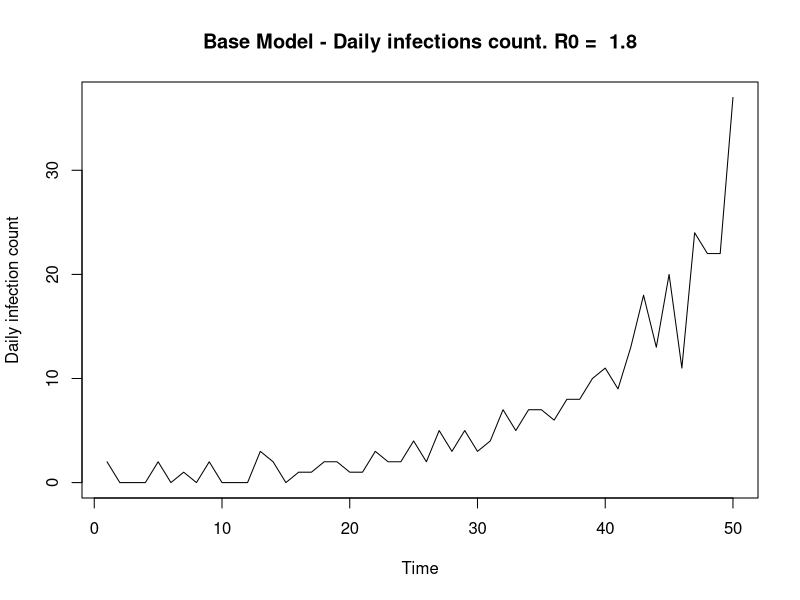
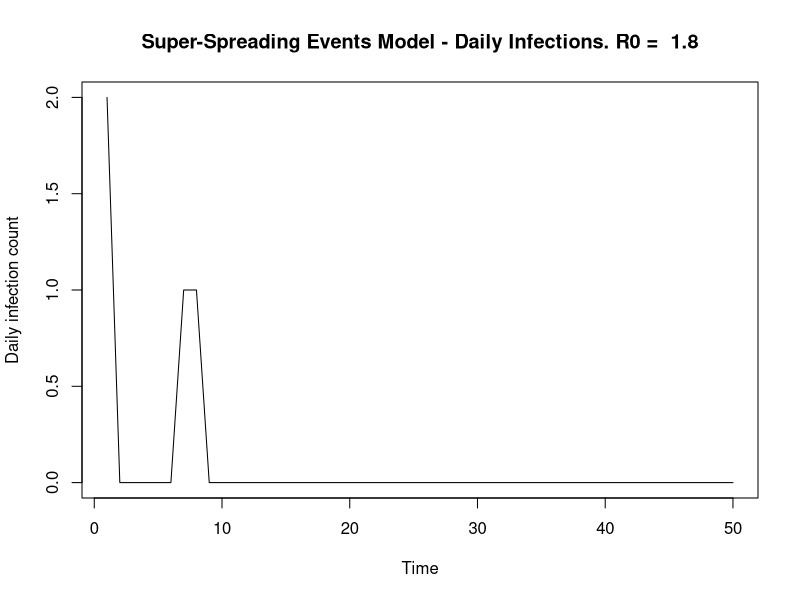
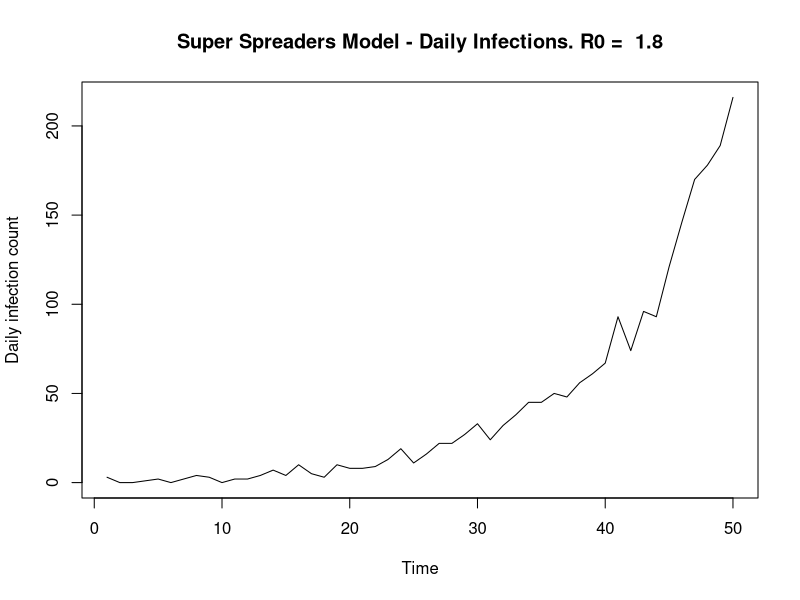

Recreate these plots in R, in order.
#Epidemic Modelling Functions

#Contains:
#SIMULATION FUNCTIONS
#MODEL LIKELIHOOD FUNCTIONS
#PLOTTING MCMC FUNCTIONS

################################################################################
# SIMULATION
################################################################################

#*********************************************************
#I. BASELINE SIMULATION
simulate_branching = function(num_days, r0, shape_gamma, scale_gamma) {
  
  'Baseline simulation model'
  #Set up
  vec_infecteds = vector('numeric', num_days)
  vec_infecteds[1] = 2
  
  #Infectiousness (Discrete gamma) - I.e 'Infectiousness Pressure' - Sum of all people
  #Explanation: Gamma is a continuous function so integrate over the density at that point in time (today - previous day)
  prob_infect = pgamma(c(1:num_days), shape = shape_gamma, scale = scale_gamma) - pgamma(c(0:(num_days-1)), shape = shape_gamma, scale = scale_gamma)
  
  #Days of Infection Spreading
  for (t in 2:num_days) {
    
    #Total rate
    tot_rate = r0*sum(vec_infecteds[1:(t-1)]*rev(prob_infect[1:(t-1)])) #Product of infecteds & their probablilty of infection along the gamma dist at that point in time
    vec_infecteds[t] = rpois(1, tot_rate) #Assuming number of cases each day follows a poisson distribution. Causes jumps in data 
  }
  
  vec_infecteds
}

#Apply
num_days = 50
#lambda params
shape_gamma = 6; scale_gamma = 1
r0 = 1.8
sim_data = simulate_branching(num_days, r0, shape_gamma, scale_gamma)
plot.ts(sim_data, ylab = 'Daily infection count',
        main = paste('Base Model - Daily infections count. R0 = ', r0))


#*******************************************************
#II. SUPER-SPREADING EVENTS SIMULATION
simulate_branching_ss = function(num_days = 110, shape_gamma = 6, scale_gamma = 1, alphaX = 1.2,
                                 betaX = 0.2, gammaX = 10) {
  'Simulate an epidemic with Superspreading events
  prop_ss = Proportion of superspreading days
  magnitude_ss = increased rate of superspreading event'
  
  #Set up
  total_infecteds = vector('numeric', num_days)
  nsse_infecteds = vector('numeric', num_days)
  sse_infecteds = vector('numeric', num_days)
  total_infecteds[1] = 2
  nsse_infecteds[1] = 2
  sse_infecteds[1] = 0
  
  #Infectiousness (Discrete gamma) - I.e 'Infectiousness Pressure' - Sum of all people
  #Explanation: Gamma is a continuous function so integrate over the density at that point in time (today - previous day)
  prob_infect = pgamma(c(1:num_days), shape = shape_gamma, scale = scale_gamma) - pgamma(c(0:(num_days-1)), shape = shape_gamma, scale = scale_gamma)
  
  #Days of Infection Spreading
  for (t in 2:num_days) {
    
    #Regular infecteds (tot_rate = lambda) fix notation
    lambda_t = sum(total_infecteds[1:(t-1)]*rev(prob_infect[1:(t-1)])) #Eg. Today is day 10. Infected on day 1. Current Infectiousness is t - day_infected 
    tot_rate = alphaX*lambda_t #Product of infecteds & their probablilty of infection along the gamma dist at that point in time
    nsse_infecteds[t] = rpois(1, tot_rate) #Assuming number of cases each day follows a poisson distribution. Causes jumps in data 
    
    #Super-spreaders
    sse_infecteds[t] = rnbinom(1, betaX*lambda_t, 1/(1 + gammaX)) #z_t: Total infecteds due to super-spreading event - num of events x Num individuals
    
    #Total 
    total_infecteds[t] = nsse_infecteds[t] + sse_infecteds[t]
  }
  
  total_infecteds
}
# 
# #********
# # #*Implement
num_days = 50
#lambda params
shape_gamma = 6; scale_gamma = 1
#Params
alphaX = 0.8 #Without ss event, ~r0.
betaX = 0.1; gammaX = 10
true_r0 = alphaX + betaX*gammaX
true_r0
#Epidemic data
sim_data = simulate_branching_ss(num_days, shape_gamma, scale_gamma, alphaX, betaX, gammaX)
plot.ts(sim_data, ylab = 'Daily infection count',
        main = paste('Super-Spreading Events Model - Daily Infections. R0 = ', true_r0)) #,
                     #expression(alpha), ':', alphaX, 'b:', betaX, ':', gammaX))
# par(mfrow = c(2,1))

#*******************************************************
#II. SUPER-SPREADING EVENTS SIMULATION + POISSON
simulate_ss_poisson = function(num_days, shape_gamma, scale_gamma, alphaX, betaX, gammaX) {
  'Simulate an epidemic with Superspreading events
  prop_ss = Proportion of superspreading days
  magnitude_ss = increased rate of superspreading event'
  
  #Set up
  total_infecteds = vector('numeric', num_days)
  nsse_infecteds = vector('numeric', num_days)
  sse_infecteds = vector('numeric', num_days)
  total_infecteds[1] = 2
  nsse_infecteds[1] = 2
  sse_infecteds[1] = 0
  
  #Infectiousness (Discrete gamma) - I.e 'Infectiousness Pressure' - Sum of all people
  #Explanation: Gamma is a continuous function so integrate over the density at that point in time (today - previous day)
  prob_infect = pgamma(c(1:num_days), shape = shape_gamma, scale = scale_gamma) - pgamma(c(0:(num_days-1)), shape = shape_gamma, scale = scale_gamma)
  
  #Days of Infection Spreading
  for (t in 2:num_days) {
    
    #Regular infecteds (tot_rate = lambda) fix notation
    lambda_t = sum(total_infecteds[1:(t-1)]*rev(prob_infect[1:(t-1)])) #?Why is it the reversed probability - given the way prob_infect is written
    tot_rate = alphaX*lambda_t #Product of infecteds & their probablilty of infection along the gamma dist at that point in time
    nsse_infecteds[t] = rpois(1, tot_rate) #Assuming number of cases each day follows a poisson distribution. Causes jumps in data 
    
    #Super-spreaders
    n_t = rpois(1, betaX*lambda_t) #Number of super-spreading events (beta)
    sse_infecteds[t] = rpois(1, gammaX*n_t) #z_t: Total infecteds due to super-spreading event - num of events x Num individuals
    
    total_infecteds[t] = nsse_infecteds[t] + sse_infecteds[t]
  }
  
  total_infecteds
}

#*Implement
# num_days = 50
# #lambda params
# shape_gamma = 6
# scale_gamma = 1
# #params
# alphaX = 1.2 #Without ss event, ~r0. 
# betaX = 0.5
# gammaX = 10
# #Epidemic data
# sim_data2 = simulate_ss_poisson(num_days, shape_gamma, scale_gamma, alphaX, betaX, gammaX)
# plot.ts(sim_data2, ylab = 'Daily Infections count', main = 'Daily Infections count')


#*******************************************************
#III. SUPER-SRPEADING INDIVIDUALS (SUPER-SPREADERS) SIMULATION 
simulation_super_spreaders_v0 = function(num_days, shape_gamma, scale_gamma, aX, bX, cX) {
  'Simulate an epidemic with Superspreading individuals'
  
  #Set up
  total_infecteds = vector('numeric', num_days)
  nss_infecteds = vector('numeric', num_days)
  ss_infecteds = vector('numeric', num_days)
  total_infecteds[1] = 3
  nss_infecteds[1] = 2
  ss_infecteds[1] = 1 
  
  #Infectiousness (Discrete gamma) - I.e 'Infectiousness Pressure' - Sum of all people
  #Explanation: Gamma is a continuous function so integrate over the density at that point in time (today - previous day)
  prob_infect = pgamma(c(1:num_days), shape = shape_gamma, scale = scale_gamma) - pgamma(c(0:(num_days-1)), shape = shape_gamma, scale = scale_gamma)
  
  #Days of Infection Spreading
  for (t in 2:num_days) {
    
    #Regular infecteds (tot_rate = lambda) fix notation
    lambda_t = sum((total_infecteds[1:(t-1)] + cX*ss_infecteds[1:(t-1)])*rev(prob_infect[1:(t-1)])) #?Why is it the reversed probability - given the way prob_infect is written. Product of infecteds & their probablilty of infection along the gamma dist at that point in time
    nss_infecteds[t] = rpois(1, aX*lambda_t) #Assuming number of cases each day follows a poisson distribution. Causes jumps in data 
    ss_infecteds[t] = rpois(1, bX*lambda_t)
    total_infecteds[t] = nss_infecteds[t] + ss_infecteds[t]
  }
  
  total_infecteds
}

#*******************************************************
#III B. SUPER-SRPEADING INDIVIDUALS (SUPER-SPREADERS) SIMULATION 
simulation_super_spreaders = function(num_days, shape_gamma, scale_gamma, aX, bX, cX) {
  'Simulate an epidemic with Superspreading individuals'
  
  #Set up
  total_infecteds = vector('numeric', num_days)
  nss_infecteds = vector('numeric', num_days)
  ss_infecteds = vector('numeric', num_days)
  total_infecteds[1] = 3
  nss_infecteds[1] = 2
  ss_infecteds[1] = 1 
  
  #Infectiousness (Discrete gamma) - I.e 'Infectiousness Pressure' - Sum of all people
  #Explanation: Gamma is a continuous function so integrate over the density at that point in time (today - previous day)
  prob_infect = pgamma(c(1:num_days), shape = shape_gamma, scale = scale_gamma) - pgamma(c(0:(num_days-1)), shape = shape_gamma, scale = scale_gamma)
  
  #Days of Infection Spreading
  for (t in 2:num_days) {
    
    #Regular infecteds (tot_rate = lambda) fix notation
    lambda_t = sum((total_infecteds[1:(t-1)] + cX*ss_infecteds[1:(t-1)])*rev(prob_infect[1:(t-1)])) #?Why is it the reversed probability - given the way prob_infect is written. Product of infecteds & their probablilty of infection along the gamma dist at that point in time
    nss_infecteds[t] = rpois(1, aX*lambda_t) #Assuming number of cases each day follows a poisson distribution. Causes jumps in data 
    ss_infecteds[t] = rpois(1, bX*lambda_t)
    total_infecteds[t] = nss_infecteds[t] + ss_infecteds[t]
  }
  
  return(list(nss_infecteds, ss_infecteds))
}

#Return sum of n + s
get_total_x = function(data_list){
  
  'Returns sum of x = n + s in a single vector'
  n = data[[1]]; s = data[[2]]
  x = n + s
  x
} 

#*Implement
num_days = 50
#lambda params
shape_gamma = 6; scale_gamma = 1
#params
aX = 0.8 #1.1 #Without ss event, ~r0.
bX = 0.1; cX = 10 #8
r02 = aX + bX*cX
#Epidemic data
sim_data2 = simulation_super_spreaders_v0(num_days, shape_gamma, scale_gamma, aX, bX, cX)
plot.ts(sim_data2, ylab = 'Daily infection count',
        main = paste('Super Spreaders Model - Daily Infections. R0 = ', r02))

##############################################################################
# MODELS
##############################################################################

#*******************************************************************************
# BASELINE

#Likelihood (log)
log_like <- function(y, r0_dash){
  
  #Params
  num_days = length(y)
  shape_gamma = 6
  scale_gamma = 1
  
  #Infectiousness (Discrete gamma)
  prob_infect = pgamma(c(1:num_days), shape = shape_gamma, scale = scale_gamma) - pgamma(c(0:(num_days-1)), shape = shape_gamma, scale = scale_gamma)
  logl = 0
  
  for (t in 2:num_days) {
    
    lambda = r0_dash*sum(y[1:t-1]*rev(prob_infect[1:t-1]))
    logl = logl + y[t]*log(lambda) - lambda - lfactorial(y[t]) #Need to include normalizing constant 
    
  }
  
  logl
  
}

# BASE MCMC
mcmc_r0 <- function(data, n, sigma, burn_in, x0 = 1) {
  
  'Returns mcmc samples of R0. 
  Prior on R_0 (or alpha) = exp(1)'
  #Data
  print('sim data')
  print(data)
  
  #Set up
  r0_vec <- vector('numeric', n)
  r0_vec[1] <- x0
  U <- runif(n)
  count_accept = 0
  
  #MCMC chain
  for(i in 2:n) {
    r0_dash <- r0_vec[i-1] + rnorm(1, sd = sigma) #, mean = 0, sd = sigma_opt)
    if(r0_dash < 0){
      r0_dash = abs(r0_dash)
    }
    
    #Alpha
    log_alpha = log_like(data, r0_dash) - log_like(data, r0_vec[i-1]) - r0_dash + r0_vec[i-1] #exponential prior
    #log_alpha = log_like(data, Y) - log_like(data, r0_vec[i-1]) + dgamma(Y, shape = 1, scale = 1, log = TRUE) - dgamma(r0_vec[i-1], shape = 1, scale = 1, log = TRUE) 
    #Should include: Likelihood + prior + propogsal density x2 (Previous time step & Current time step)
    
    if (is.na(log_alpha)){
      print('na value')
      sprintf("r0_dash: %i", r0_dash)
    }
    if(!(is.na(log_alpha)) && log(U[i]) < log_alpha) { 
      r0_vec[i] <- r0_dash
      count_accept = count_accept + 1
    } else {
      r0_vec[i] <- r0_vec[i-1]
    }
  }
  #Final stats
  accept_rate = 100*(count_accept/n)
  print(paste0("Acceptance rate = ",accept_rate))
  
  r0_vec = r0_vec[burn_in:n]
  r0_vec
  
  return(list(r0_vec, accept_rate))
}

#*******************************************************************************
# SUPER-SPREADING EVENTS MODEL
#*******************************************************************************

#Log Likelihood 
log_like_sse <- function(x, alphaX, betaX, gammaX){
  
  #Params
  num_days = length(x)
  shape_gamma = 6
  scale_gamma = 1
  
  #Infectiousness (Discrete gamma) i,e Prob less than x2 - prob less than x1; the area in between 
  prob_infect = pgamma(c(1:num_days), shape = shape_gamma, scale = scale_gamma) - pgamma(c(0:(num_days-1)), shape = shape_gamma, scale = scale_gamma)
  logl = 0
  
  for (t in 2:num_days) {
    
    lambda_t = sum(x[1:(t-1)]*rev(prob_infect[1:(t-1)]))
    inner_sum_xt = 0
    
    for (y_t in 0:x[t]){ #Sum for all values of y_t
      
      #Log likelihood
      inner_sum_xt = (inner_sum_xt + exp(-alphaX*lambda_t)*(1/factorial(y_t))*(alphaX*lambda_t)^y_t*
                        (gamma((x[t] - y_t) + betaX*lambda_t))/(gamma(betaX*lambda_t)*
                                                                  factorial(x[t] - y_t))*(1/(gammaX +1))^(betaX*lambda_t)*
                        (gammaX/(gammaX + 1))^(x[t] - y_t))
      
    } 
    
    logl = logl + log(inner_sum_xt) 
    
  }
  
  logl
  
}

#*****************************************************
#Log Likelihood - log-exp-sum trick 
log_like_ss_lse <- function(x, alphaX, betaX, gammaX){
  
  #Params
  num_days = length(x)
  shape_gamma = 6
  scale_gamma = 1
  
  #Infectiousness (Discrete gamma)
  prob_infect = pgamma(c(1:num_days), shape = shape_gamma, scale = scale_gamma) - pgamma(c(0:(num_days-1)),
                                                                                         shape = shape_gamma, scale = scale_gamma)
  logl = 0 
  
  for (t in 2:num_days) {
    
    #print(t)
    lambda_t = sum(x[1:(t-1)]*rev(prob_infect[1:(t-1)]))
    
    if((x[t] == 0) | is.na(x[t])) { #y_t also equal to zero 
      #L(x_i) for y_t, x_t = 0
      logl = logl -(alphaX*lambda_t) - 
        (betaX*lambda_t*log(gammaX +1))
      
      #print(paste0('logl 1 = ', logl))
      
    } else {
      
      #Terms in inner sum
      inner_sum_vec <- vector('numeric', x[t])
      
      for (y_t in 0:x[t]){ #Sum for all values of y_t up to x_t
        
        #Store inner L(x_i) term in vector position
        inner_sum_vec[y_t + 1] = (-(alphaX*lambda_t) - lfactorial(y_t) + y_t*log(alphaX*lambda_t) +
                                    lgamma((x[t] - y_t) + (betaX*lambda_t)) - lgamma(betaX*lambda_t) - 
                                    lfactorial(x[t] - y_t) - (betaX*lambda_t*log(gammaX +1)) + 
                                    (x[t] - y_t)*log(gammaX) -(x[t] - y_t)*log(gammaX + 1))
        
      }
      
      #Calculate max element in inner vector, for all y_t for a given t, x[t]
      lx_max = max(inner_sum_vec)
      #print(paste0('lx_max = ', lx_max))
      
      #Calculate lse
      lse = lx_max + log(sum(exp(inner_sum_vec - lx_max) ))
      
      #print(paste0('lse = ', lse))
      
      #Add to overall log likelihood 
      logl = logl + lse 
      
    }
    
  }
  
  logl
  
}

#***************************************************************#####
#GAMMA PRIOR ON BETA
log_gamma_dist <- function(param, gamma_priors){
  
  #Params
  shapeX = gamma_priors[1]
  scaleX = gamma_priors[2]
  
  log_gamma_dist = (1/lgamma(shapeX)*shapeX*log(scaleX))*(shapeX - 1)*log(param)*(-param/shapeX)
  
  log_gamma_dist
}

##############################
#1. MCMC
MCMC_SSE <- function(data, n, sigma, model_params, gamma_prior, gamma_priors,
                            x0 = 1, prior = TRUE, alpha_transform = FALSE) {#thinning_factor, burn_in
  
  'Returns MCMC samples of SSE model parameters (alpha, beta, gamma, r0 = a + b*g) 
  w/ acceptance rates. Includes alpha transform, beta-gamma transform' 
  print('MCMC SUPERSPREADING EVENTS')
  
  'Priors
  p(alpha) = exp(1) = rate*exp(-rate*x) = 1*exp(-1*alpha) = exp(-alpha). log(exp(-alpha)) = - alpha
  p(beta) = exp(1) or p(beta) = gamma(shape, scale), for e.g gamma(3, 2)
  p(gamma) = exp(1) + 1 = 1 + exp(-gamma) = exp(gamma - 1)'
  
  #Initialise params
  alpha_vec <- vector('numeric', n); beta_vec <- vector('numeric', n)
  gamma_vec <- vector('numeric', n); r0_vec <- vector('numeric', n)
  log_like_vec <- vector('numeric', n)
  
  alpha_vec[1] <- model_params[1]; beta_vec[1] <- model_params[2] 
  gamma_vec[1] <- model_params[3]; r0_vec[1] <- model_params[4];
  log_like_vec[1] <- log_like_ss_lse(data, alpha_vec[1], beta_vec[1],  gamma_vec[1])   
  
  alpha = alpha_vec[1]; beta =  beta_vec[1]; 
  gamma = gamma_vec[1]; log_like = log_like_vec[1]
  
  #Extract params
  sigma_a = sigma[1]; sigma_b = sigma[2]
  sigma_g = sigma[3]; sigma_bg = sigma[4];
  
  #Result vectors
  count_accept1 = 0; 
  count_accept2 = 0; count_reject2 = 0;
  count_accept3 = 0; count_reject3 = 0;
  count_accept4 = 0; count_reject4 = 0;
  
  #MCMC chain
  for(i in 2:n) {
    
    #******************************************************
    #ALPHA
    alpha_dash <- alpha + rnorm(1, sd = sigma_a) 
    if(alpha_dash < 0){
      alpha_dash = abs(alpha_dash)
    }
    
    #log alpha
    logl_new = log_like_ss_lse(data, alpha_dash, beta, gamma)
    log_accept_prob = logl_new - log_like  #+ prior1 - prior
    #Priors
    if (prior){
      log_accept_prob = log_accept_prob - alpha_dash + alpha
    }
    
    #Metropolis Acceptance Step
    if(!(is.na(log_accept_prob)) && log(runif(1)) < log_accept_prob) {
      alpha <- alpha_dash
      count_accept1 = count_accept1 + 1
      log_like = logl_new
    } 

    #************************************************************************
    #BETA 
    #Only if (Beta > 0){ WHY? Took it out
    beta_dash <- beta + rnorm(1, sd = sigma_b) 
    if(beta_dash < 0){
      beta_dash = abs(beta_dash)
    }
    #loglikelihood
    logl_new = log_like_ss_lse(data, alpha, beta_dash, gamma)
    log_accept_prob = logl_new - log_like #logl_prev
    
    #Priors
    if (gamma_prior){
      log_accept_prob = log_accept_prob + log_gamma_dist(beta_dash, gamma_priors) - log_gamma_dist(beta, gamma_priors) 
    } else {
      log_accept_prob = log_accept_prob - beta_dash + beta 
    }
    
    #Metropolis Acceptance Step
    if(!(is.na(log_accept_prob)) && log(runif(1)) < log_accept_prob) {
      beta <- beta_dash
      log_like = logl_new
      count_accept2 = count_accept2 + 1
    } else {
      count_reject2 = count_reject2 + 1
    }
    
    #************************************************************************
    #GAMMA
    gamma_dash <- gamma + rnorm(1, sd = sigma_g) 
    if(gamma_dash < 1){
      gamma_dash = 2 - gamma_dash #Prior on gamma - gt 1
    }
    #Acceptance Probability
    logl_new = log_like_ss_lse(data, alpha, beta, gamma_dash)
    log_accept_prob = logl_new - log_like #logl_prev 
    #Priors
    if (prior){
      log_accept_prob = log_accept_prob - gamma_dash + gamma
    }
    
    #Metropolis Acceptance Step
    if(!(is.na(log_accept_prob)) && log(runif(1)) < log_accept_prob) {
      gamma <- gamma_dash
      log_like <- logl_new
      count_accept3 = count_accept3 + 1
    } else {
      count_reject3 = count_reject3 + 1
    }
    
    #*****************************************************
    #GAMMA-BETA
    gamma_dash <- gamma + rnorm(1, sd = sigma_bg) #Alter sigma_bg depending on acceptance rate.
    #Acc rate too big -> Make sigma bigger. Acc rate too small -> make sigma smaller
    if(gamma_dash < 1){ #If less then 1
      gamma_dash = 2 - gamma_dash #abs(gamma_dash)
    }
    #New Beta
    r0 = alpha + beta*gamma 
    beta_new = (r0 - alpha)/gamma_dash #Proposing new Gamma AND Beta. Beta_dash = f(R0 & gamma_dash)
    
    if(beta_new >= 0){ #Only accept values of beta > 0
      
      logl_new = log_like_ss_lse(data, alpha, beta_new, gamma_dash)
      log_accept_prob = logl_new - log_like 
      
      #Priors: Gamma or Exp
      if (gamma_prior){
        log_accept_prob = log_accept_prob + log_gamma_dist(beta_new, gamma_priors) - log_gamma_dist(beta, gamma_priors)
      } else {  
        log_accept_prob = log_accept_prob - beta_new + beta
      }
      
      #Metropolis Step
      if(!(is.na(log_accept_prob)) && log(runif(1)) < log_accept_prob) {
        beta <- beta_new
        gamma <- gamma_dash
        count_accept4 = count_accept4 + 1
      } else {
        count_reject4 = count_reject4 + 1
      }
    }
    
    #Populate Model parameters w/ current values
    alpha_vec[i] <- alpha; beta_vec[i] <- beta
    gamma_vec[i] <- gamma; r0_vec[i] <- alpha + beta*gamma
    log_like_vec[i] <- log_like
    
  }
  
  #Bayes Factor
  #beta_pc0 = (length(which(beta_vec == 0)))/length(beta_vec) #Check beta_mcmc
  #bayes_factor = beta_pc0/(1-beta_pc0); bayes_factor = round(bayes_factor, 6)
  
  #Final stats
  accept_rate1 = 100*count_accept1/(n-1)
  accept_rate2 = 100*count_accept2/(count_accept2 + count_reject2)
  accept_rate3 = 100*count_accept3/(count_accept3 + count_reject3)
  accept_rate4 = 100*count_accept4/(count_accept4 + count_reject4)
  
  #Return alpha, acceptance rate
  return(list(alpha_vec, beta_vec, gamma_vec, r0_vec,
              accept_rate1, accept_rate2, accept_rate3, accept_rate4,
              count_accept2, count_accept3, count_accept4))
}


################################################################################
# PLOTTING
################################################################################

#*******************************************************************************
#R0: FUNCTION TO PLOT 1x4 DASHBOARD OF MCMC RESULTS FOR BASE MODEL
plot_mcmc_results_r0 <- function(n, sim_data, mcmc_params, true_r0, time_elap, seed_count, model_type){
  
  #Plot Set up
  #par(mar=c(1,1,1,1))
  plot.new()
  par(mfrow=c(2,2))
  
  #Extract r0
  r0_mcmc = mcmc_params[1]
  r0_mcmc = unlist(r0_mcmc)
  
  #Cumulative means + param sample limits
  #r0
  r0_mean = cumsum(r0_mcmc)/seq_along(r0_mcmc)
  
  #***********
  #* Plots *
  
  #i.Infections
  plot.ts(sim_data, xlab = 'Time', ylab = 'Daily Infections count',
          main = paste(seed_count, "Orig Infts,", model_type, ", R0 = ", true_r0), #model_type
          #main = paste(seed_count, "Infts SS Evnts, ", "r0 = ", true_r0),
          cex.lab=1.5, cex.axis=1.5, cex.main=1.5, cex.sub=1.5)
  
  #ii. MCMC Trace Plots
  r0_min = min(min(r0_mcmc), true_r0)
  r0_max = max(max(r0_mcmc), true_r0)
  plot.ts(r0_mcmc, ylab = 'alpha', #ylim=c(0, a_lim),
          ylim=c(r0_min, r0_max),
          main = paste("MCMC SS Events, true r0 = ", true_r0),
          cex.lab=1.5, cex.axis=1.5, cex.main=1.5, cex.sub=1.5)
  abline(h = true_r0, col = 'orange', lwd = 2) #True = green
  
  #iii. Cumulative mean plots
  #r0 Mean
  r0_min2 = min(min(r0_mean), true_r0)
  r0_max2 = max(max(r0_mean), true_r0)
  plot2 = plot(seq_along(r0_mean), r0_mean,
               ylim=c(r0_min2, r0_max2),
               xlab = 'Time', ylab = 'R0', main = paste("R0 MCMC Mean, True R0 = ", true_r0),
               cex.lab=1.5, cex.axis=1.5, cex.main=1.5, cex.sub=1.5)
  print(plot2)
  abline(h = true_r0, col = 'orange', lwd = 2)
  
  #iv. Histogram
  hist(r0_mcmc, freq = FALSE, breaks = 100,
       xlab = 'R0 total', #ylab = 'Density', 
       main = paste('R0 total MCMC samples'), #. Prior = ', prior),
       xlim=c(r0_min, r0_max),
       cex.lab=1.5, cex.axis=1.5, cex.main=1.5, cex.sub=1.5)
  abline(v = true_r0, col = 'orange', lwd = 2)
  
  #Final Mean Stats
  data_10_pc = 0.5*n #50%
  r0_mcmc_mean = round(mean(r0_mcmc[n-data_10_pc:n]), 2)
  
  #Results
  df_results <- data.frame(
    R0 = true_r0, 
    R0_mc = r0_mcmc_mean,
    accept_rate_r0 = round(mcmc_params[[2]],2),
    time_elap = round(time_elap,2)) 
  
  print(df_results)
  
}

#*##############################################
#*******************************************
#*
#* GRID PLOT SUPER-SPREADING MODELS:
#* 
#* FUNCTION TO PLOT 4x4 DASHBOARD OF MCMC RESULTS FOR SUPER SPREADING MODELs
#* 
#*******************************************
#*##############################################
plot_mcmc_grid <- function(n_mcmc, sim_data, mcmc_params, true_r0, total_time,
                           seed_count, model_params,
                           model_typeX = 'SSE', prior = TRUE, joint = TRUE,
                           flag_gam_prior_on_b = FALSE, gam_priors_on_b = c(0,0), rjmcmc = FALSE,
                           data_aug = FALSE,
                           mod_par_names = c('alpha', 'beta', 'gamma')){
  #Plot
  #plot.new()
  par(mfrow=c(4,4))
  
  #Extract params
  m1_mcmc = mcmc_params[1]; m1_mcmc = unlist(m1_mcmc)
  m2_mcmc = mcmc_params[2]; m2_mcmc = unlist(m2_mcmc)
  m3_mcmc = mcmc_params[3]; m3_mcmc = unlist(m3_mcmc)
  r0_mcmc = mcmc_params[4]; r0_mcmc = unlist(r0_mcmc)
  #True vals
  m1X = model_params[1]; m2X = model_params[2]; m3X = model_params[3]; 
  
  #Cumulative means + param sample limits
  #r0
  r0_mean = cumsum(r0_mcmc)/seq_along(r0_mcmc)
  r0_lim = max(true_r0, max(r0_mcmc))
  r0_lim2 = max(true_r0, r0_mean)
  
  #m1
  m1_mean = cumsum(m1_mcmc)/seq_along(m1_mcmc)
  a_lim =  max(m1X, max(m1_mcmc))
  a_lim2 =  max(m1X, m1_mean)
  
  #m2
  m2_mean = cumsum(m2_mcmc)/seq_along(m2_mcmc)
  b_lim = max(m2X, max(m2_mcmc))
  b_lim2 = max(m2X, m2_mean)
  
  #m3
  m3_mean = cumsum(m3_mcmc)/seq_along(m3_mcmc)
  m3_lim =  max(m3X, max(m3_mcmc))
  m3_lim2 =  max(m3X, m3_mean) 
  
  #Priors
  if (flag_gam_prior_on_b) {
    m2_prior = paste0('m3(',  gam_priors_on_b[1], ', ', gam_priors_on_b[2], ')')
  } else {
    m2_prior = 'exp(1)'
  }
  m1_prior = 'exp(1)'
  m3_prior = '1 + exp(1)'
  
  #***********
  #* Plots *
  
  #i.Infections
  plot.ts(sim_data, xlab = 'Time', ylab = 'Daily Infections count',
          main = paste(seed_count, ' Day Infts, ', model_typeX, "Data, r0 = ", true_r0),
          cex.lab=1.5, cex.axis=1.5, cex.main=1.5, cex.sub=1.5)
  
  #ii. MCMC Trace Plots 
  plot.ts(m1_mcmc, ylab = mod_par_names[1], ylim=c(0, a_lim),
          main = paste("MCMC", model_typeX, ":", mod_par_names[1], "prior:", m1_prior),
          cex.lab=1.5, cex.axis=1.5, cex.main=1.5, cex.sub=1.5)
  abline(h = m1X, col = 'red', lwd = 2) #True = green
  
  plot.ts(m2_mcmc, ylab = 'm2', ylim=c(0, b_lim), 
          main = paste("MCMC", model_typeX, ":", mod_par_names[2], "prior:", m2_prior),
          cex.lab=1.5, cex.axis=1.5, cex.main=1.5, cex.sub=1.5)
  abline(h = m2X, col = 'blue', lwd = 2) #True = green
  
  plot.ts(m3_mcmc,  ylab = 'm3', ylim=c(0,m3_lim),
          main = paste("MCMC", model_typeX, ":", mod_par_names[3], "prior:", m3_prior),
          cex.lab=1.5, cex.axis=1.5, cex.main=1.5, cex.sub=1.5)
  abline(h = m3X, col = 'green', lwd = 2) #True = green
  
  #plot.ts(r0_mcmc,  ylab = 'r0', main = paste("MCMC SS Events, true r0 = ", r0_true))
  
  #iii. Cumulative mean plots
  #r0 Mean
  plot(seq_along(r0_mean), r0_mean,
       ylim=c(0, r0_lim),
       xlab = 'Time', ylab = 'R0', main = paste("R0 MCMC Mean, True R0 = ", true_r0),
       cex.lab=1.5, cex.axis=1.5, cex.main=1.5, cex.sub=1.5)
  #print(plot2)
  abline(h = true_r0, col = 'orange', lwd = 2)
  
  #m1 mean
  plot(seq_along(m1_mean), m1_mean,
       ylim=c(0, a_lim),
       xlab = 'Time', ylab =  mod_par_names[1],
       main = paste(mod_par_names[1], "MCMC mean, True", mod_par_names[1], "=", m1X),
       cex.lab=1.5, cex.axis=1.5, cex.main=1.5, cex.sub=1.5)
  #print(plot2)
  abline(h = m1X, col = 'red', lwd = 2)
  
  #m2 mean
  plot(seq_along(m2_mean), m2_mean,
       ylim=c(0, b_lim),
       xlab = 'Time', ylab = 'm2',
       main = paste(mod_par_names[2], "MCMC mean, True", mod_par_names[2], "=", m2X),
       cex.lab=1.5, cex.axis=1.5, cex.main=1.5, cex.sub=1.5)
  #print(plot2)
  abline(h = m2X, col = 'blue', lwd = 2)
  
  #m3 Mean
  plot(seq_along(m3_mean), m3_mean,
       xlab = 'Time', ylab = 'm3', 
       main = paste(mod_par_names[3], "MCMC mean, True", mod_par_names[3], "=", m3X),
       ylim=c(0, m3_lim),
       cex.lab=1.5, cex.axis=1.5, cex.main=1.5, cex.sub=1.5)
  abline(h = m3X, col = 'green', lwd = 2)
  
  #iv. Param Histograms (Plots 9,11,12)
  hist(r0_mcmc, freq = FALSE, breaks = 100,
       xlab = 'R0 total', #ylab = 'Density', 
       main = paste('R0 total MCMC samples. Prior = ', prior),
       xlim=c(0, r0_lim),
       cex.lab=1.5, cex.axis=1.5, cex.main=1.5, cex.sub=1.5)
  abline(v = true_r0, col = 'orange', lwd = 2)
  
  # #v. m2 vs m3
  # plot(m2_mcmc, m3_mcmc,
  #      xlab = 'm2', ylab = 'm3', main = 'm2 vs m3',
  #      cex.lab=1.5, cex.axis=1.5, cex.main=1.5, cex.sub=1.5)
  
  #Hist m1 
  hist(m1_mcmc, freq = FALSE, breaks = 100,
       xlab = mod_par_names[1], #ylab = 'Density', 
       main = paste(mod_par_names[1], ", True", mod_par_names[1], "=", m1X), 
       xlim=c(0, a_lim),
       cex.lab=1.5, cex.axis=1.5, cex.main=1.5, cex.sub=1.5)
  abline(v = m1X, col = 'red', lwd = 2)
  
  #Hist m2 
  hist(m2_mcmc, freq = FALSE, breaks = 100,
       xlab = mod_par_names[2], #ylab = 'Density', 
       main = paste(mod_par_names[2], ", True", mod_par_names[2], "=", m2X), 
       xlim=c(0, b_lim),
       cex.lab=1.5, cex.axis=1.5, cex.main=1.5, cex.sub=1.5)
  abline(v = m2X, col = 'blue', lwd = 2)
  
  #Hist m3 
  hist(m3_mcmc, freq = FALSE, breaks = 100,
       xlab = mod_par_names[3], #ylab = 'Density', 
       main = paste(mod_par_names[3], ", True", mod_par_names[3], "=", m3X),
       xlim=c(0, m3_lim),
       cex.lab=1.5, cex.axis=1.5, cex.main=1.5, cex.sub=1.5)
  abline(v = m3X, col = 'green', lwd = 2)
  
  #Final Mean Stats
  data_10_pc = 0.5*n_mcmc #50%
  a_mcmc_mean = round(mean(m1_mcmc[n_mcmc - data_10_pc:n_mcmc]), 2) 
  b_mcmc_mean = round(mean(m2_mcmc[n_mcmc - data_10_pc:n_mcmc]), 2)
  g_mcmc_mean = round(mean(m3_mcmc[n_mcmc - data_10_pc:n_mcmc]), 2)
  r0_mcmc_mean = round(mean(r0_mcmc[n_mcmc - data_10_pc:n_mcmc]), 2)
  
  #Joint distrbutions
  if (joint){
    
    #v. r0 vs m2
    plot(m2_mcmc, r0_mcmc,
         xlab = mod_par_names[2], ylab = 'R0', main = paste(mod_par_names[2], 'vs R0'),
         cex.lab=1.5, cex.axis=1.5, cex.main=1.5, cex.sub=1.5)
    
    #v. m1 vs m2
    plot(m1_mcmc, m2_mcmc,
         xlab = mod_par_names[1], ylab = mod_par_names[2], main = paste(mod_par_names[1], 'vs', mod_par_names[2]),
         cex.lab=1.5, cex.axis=1.5, cex.main=1.5, cex.sub=1.5)
    
    #v. m1 vs m3
    plot(m1_mcmc, m3_mcmc,
         xlab = mod_par_names[1], ylab = mod_par_names[3], main = paste(mod_par_names[1], 'vs', mod_par_names[3]),
         cex.lab=1.5, cex.axis=1.5, cex.main=1.5, cex.sub=1.5)
    
    #v. m2 vs m3
    plot(m2_mcmc, m3_mcmc,
         xlab = mod_par_names[2], ylab = mod_par_names[3], main = paste(mod_par_names[2], 'vs', mod_par_names[3]),
         cex.lab=1.5, cex.axis=1.5, cex.main=1.5, cex.sub=1.5)
  }
  
  #*****************
  #RJMCMC
  if (rjmcmc){
    
    #m1S
    par(mfrow=c(3,1))
    
    #HIST m1 
    hist(m1_mcmc, freq = FALSE, breaks = 100,
         xlab = mod_par_names[1], #ylab = 'Density', 
         main = paste("m1, True m1 = ", m1X), 
         xlim=c(0, a_lim),
         cex.lab=1.5, cex.axis=1.5, cex.main=1.5, cex.sub=1.5)
    abline(v = m1X, col = 'red', lwd = 2)
    
    #m1 SSE
    ind_b = which(m2_mcmc > 0)
    m1_sse = m1_mcmc[ind_b]
    
    #Hist
    hist(m1_sse, freq = FALSE, breaks = 100,
         xlab = 'm1_sse', #ylab = 'Density', 
         main = "m1_sse", 
         xlim=c(0, a_lim),
         cex.lab=1.5, cex.axis=1.5, cex.main=1.5, cex.sub=1.5)
    abline(v = m1X, col = 'red', lwd = 2)
    
    #m1 BASE
    ind_b = which(m2_mcmc == 0)
    
    if (length(ind_b > 2)){
      
      m1_base = m1_mcmc[ind_b]
      #Hist
      hist(m1_base, freq = FALSE, breaks = 100,
           xlab = 'm1_base', #ylab = 'Density', 
           main = "m1_base",
           xlim=c(0, a_lim),
           cex.lab=1.5, cex.axis=1.5, cex.main=1.5, cex.sub=1.5)
      abline(v = m1X, col = 'red', lwd = 2)
    }
    
    #RESULTS DF
    df_results <- data.frame(
      rep = seed_count,
      n_mcmc = n_mcmc,
      m1 = m1X,
      a_mc = a_mcmc_mean,
      m2 = m2X,
      b_mc = b_mcmc_mean,
      m3 = m3X,
      g_mc = g_mcmc_mean,
      R0 = true_r0, 
      R0_mc = r0_mcmc_mean,
      accept_rate_m1 = round(mcmc_params[[5]],2),
      a_rte_m2 = round(mcmc_params[[6]], 2),
      n_accept_m2 = mcmc_params[[15]],
      a_rte_m3 = round(mcmc_params[[7]],2),
      n_accept_m3 = mcmc_params[[16]],
      a_rte_m2_m3 = round(mcmc_params[[8]],2),
      n_accept_2_3 = mcmc_params[[17]],
      n_accept_rj0 = mcmc_params[[11]],
      n_reject_rj0 = mcmc_params[[13]],
      a_rte_rj0 = round(mcmc_params[[9]],2),
      n_accept_rj1 = mcmc_params[[12]],
      n_reject_rj1 = mcmc_params[[14]],
      a_rte_rj1 = round(mcmc_params[[10]],2),
      m2_pc0 = mcmc_params[[18]],
      m2_pc_non_0 = 1- mcmc_params[[18]],
      bf = mcmc_params[[19]])
    #tot_time = total_time)
    
  } else if (data_aug) {
    
    df_results <- data.frame(
      rep = seed_count,
      n_mcmc = n_mcmc,
      m1 = m1X,
      m1_mc = a_mcmc_mean,
      m2 = m2X,
      m2_mc = b_mcmc_mean,
      m3 = m3X,
      m3_mc = g_mcmc_mean,
      R0 = true_r0, 
      R0_mc = r0_mcmc_mean,
      accept_rate_m1 = round(mcmc_params[[5]],2),
      a_rte_m2 = round(mcmc_params[[6]], 2),
      a_rte_m3 = round(mcmc_params[[7]],2),
      a_rte_m2_m3 = round(mcmc_params[[8]],2),
      a_rte_d_aug = round(mcmc_params[[12]],2))
      #tot_time = total_time)
    
    } else {
    df_results <- data.frame(
      rep = seed_count,
      n_mcmc = n_mcmc,
      m1 = m1X,
      m1_mc = a_mcmc_mean,
      m2 = m2X,
      m2_mc = b_mcmc_mean,
      m3 = m3X,
      m3_mc = g_mcmc_mean,
      R0 = true_r0, 
      R0_mc = r0_mcmc_mean,
      accept_rate_m1 = round(mcmc_params[[5]],2),
      a_rte_m2 = round(mcmc_params[[6]], 2),
      a_rte_m3 = round(mcmc_params[[7]],2),
      a_rte_m2_m3 = round(mcmc_params[[8]],2),
      tot_time = total_time)
  }
  
  print(df_results)
  
}
